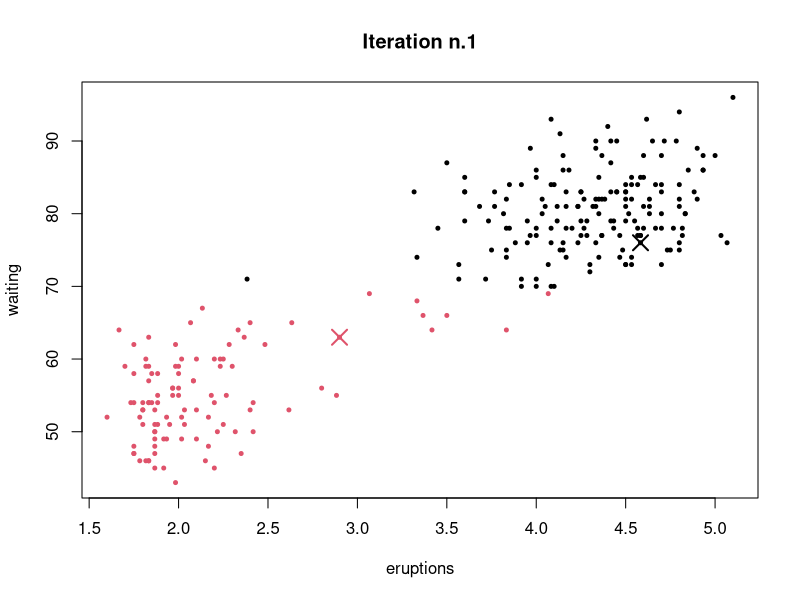
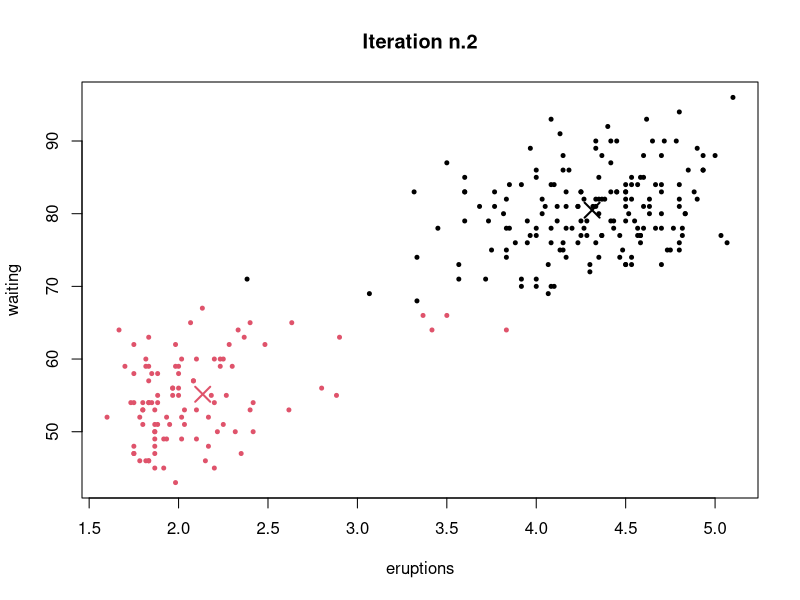
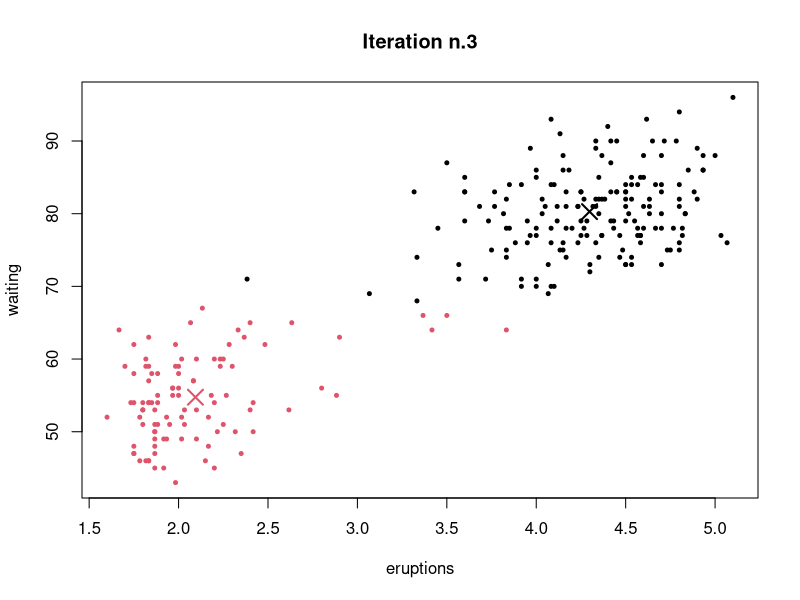
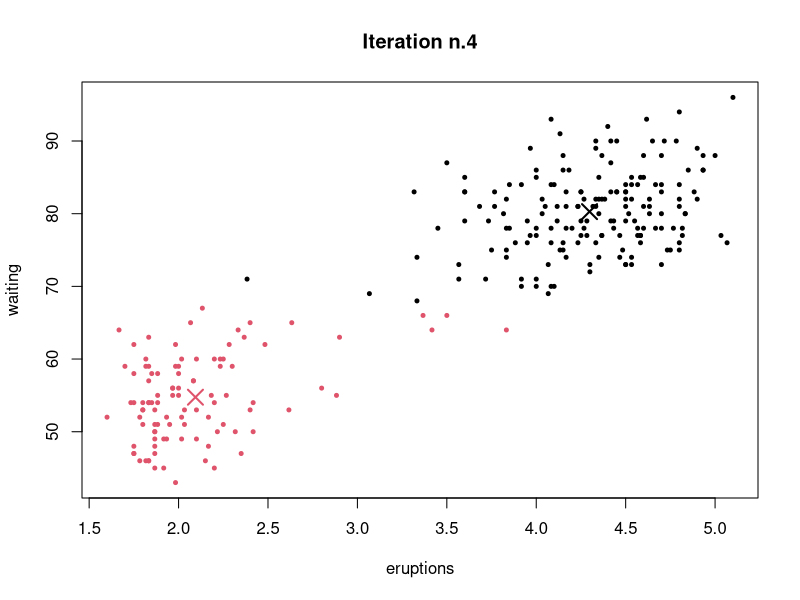
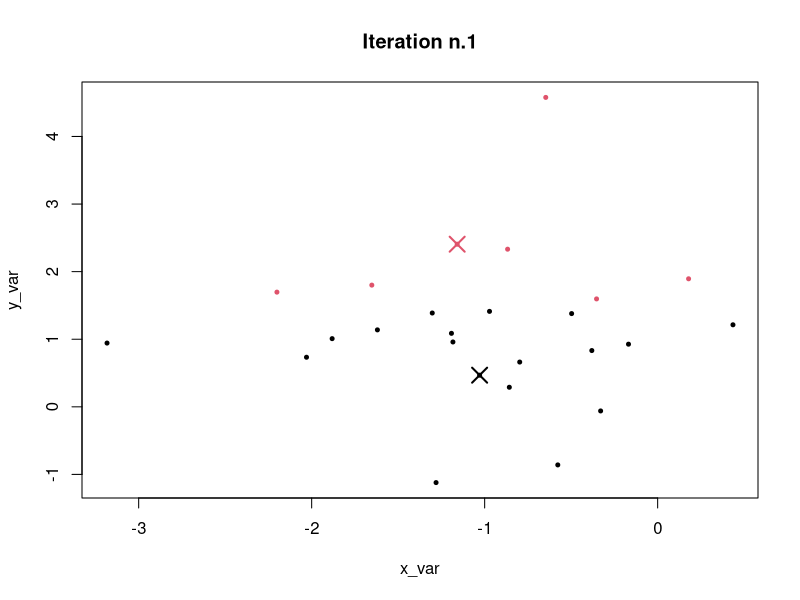
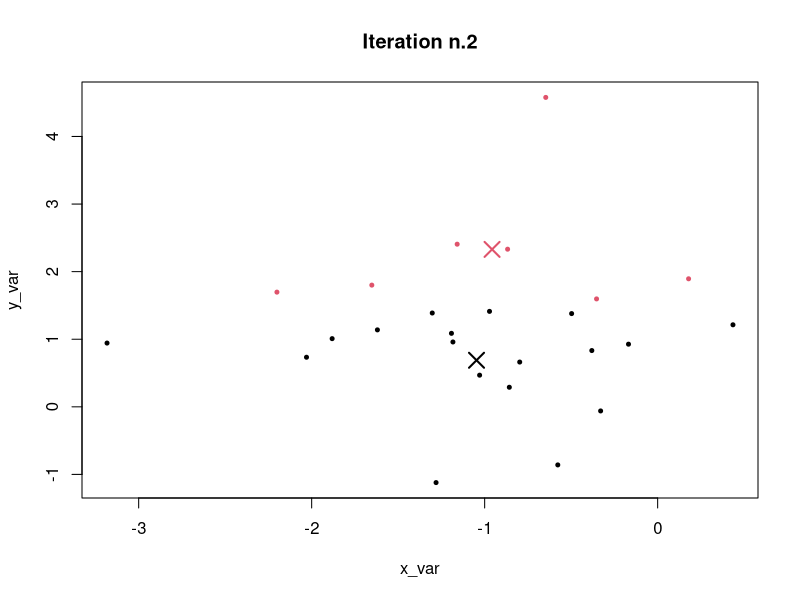
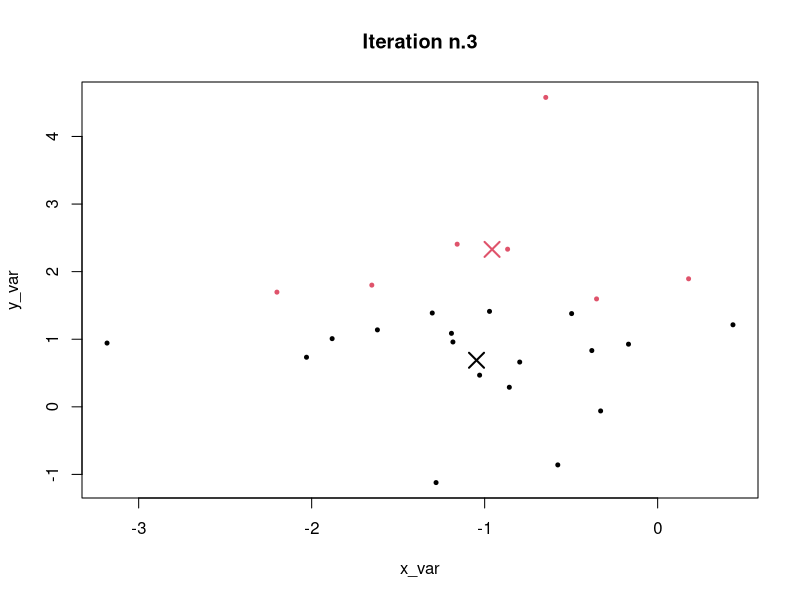
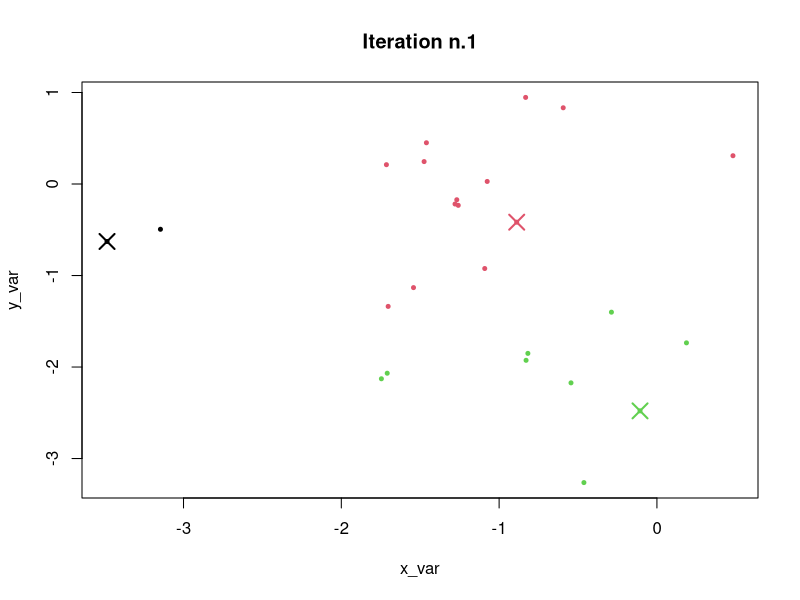

The R source for these figures, in order:
# Vymazanie vsetkych premennych
# rm(list = ls())

k_means <- function(x, k, trace = TRUE, maxiter = 10, change = 0.001){ 
  
  data <- as.data.frame(x)        # ulozenie datovej vstupnej premennej x do premennej data a zabezbecenie aby bola formatu data.frame
  is_duplicated <- TRUE           # inicializacia logickej premenne, aby zbehla prva iteracia vo while-cykle
  
  ### Zabezpecenie, aby centre neboli rovnake
  #  Pouzijeme na to funkciu duplicated, ktora priradi pre kazdy riadok hodnotu FALSE ak presne taky riadok zatial v tabulke nebol. 
  #  T.j. ak sa nachadza vo vystupe aspon jedno TRUE, tak sa v tabulke nachadzaju duplicitne riadky
  
  while(is_duplicated){
    index <- sample(nrow(data), k)                   # vyber zaciatocnych k riadkov (nahodny vyber k riadkov z dat)
    center_points <- data[index,]                    # ulozenie centier do tabulky center_points
    is_duplicated <- any(duplicated(center_points))  # kontrola duplicit: ak tam nebude ziadna duplicita, tak funkcia any() vrati FALSE. Funkcia any() vrati TRUE iba ak aspon jedna hodnota bude vo funkcii TRUE (t.j. aspon jedna duplicita)
    center_points$group <- 1:k                       # ocislovanie k-skupin (pridanie stlpca do tabulky)
  }
  
  
  # Inicializacia premennych 
  iter_number <- 1              
  small_change <- FALSE
  dist_all <- Inf
  
  
  while(small_change == FALSE & iter_number < (maxiter + 1)){ 
    for(i in 1:k){ 
      data$x1 <- center_points[i, 1]
      data$x2 <- center_points[i, 2]
      data[ , paste0("group", i)]   <- sqrt((data[,1]-data$x1)^2 + (data[,2]-data$x2)^2)  # vypocet euklidovskych distancii od vsetkych centier 
    }
  
  data$new_group <- apply(data[,paste0("group", 1:k)], MARGIN = 1, FUN  = which.min)  # urcenie centra, ktory ma najmensiu euklidovsku vzdialenost
  data$min_distance <- apply(data[,paste0("group", 1:k)], MARGIN = 1, FUN  = min)     # urcenie minimalnej vzdialenosti
  
  dist_all_before <- dist_all          # inicializacia suctu vsetkych vzdialenosti
  dist_all <-  sum(data$min_distance)  # vypocet noveho suctu vsetkych vzdialenosti
  
  
  # Vizualizacia
    if(trace){
      plot(data[,1],data[,2], col = data$new_group, pch = 20, cex = 0.8, xlab = colnames(data)[1], ylab = colnames(data)[2], main = paste0("Iteration n.",iter_number))
      points(center_points[,-3],   col = center_points$group, pch = 4,  cex = 2,  lwd = 2)
      Sys.sleep(1.5)  # toto sposobuje spomalenie procesu, aby to potom vyzeralo, ako animacia (pouzivam RStudio)
    }
    
  # Vypocet novych centier (priemerna hodnota suradnic po skupinach)
  center_points <- aggregate(data[, 1:2], list(data$new_group), mean)[,2:3]
  center_points$group <- 1:k   
  
  iter_number <- iter_number + 1     # navysenie poctu iteracii o 1
  small_change <- abs((dist_all_before - dist_all))/dist_all < change  # kontrola podmienky na dalsiu iteraciu
  }
  
  output <- list(iterations = iter_number, centres=center_points, index=data$new_group, distance=data$min_distance, data = data)
  return(output)
}

# Testovanie na datach faithful
k_means(x = faithful, k = 2, trace = TRUE, maxiter = 10, change = 0.001)


samp1 <- data.frame(x_var = rnorm(25, mean = -1, sd = 1), y_var = rnorm(25, mean = 1, sd = 1))
samp2 <- data.frame(x_var = rnorm(25, mean = -1, sd = 1), y_var = rnorm(25, mean = -1, sd = 1))
samp3 <- data.frame(x_var = rnorm(25, mean = 1, sd = 1), y_var = rnorm(25, mean = 1, sd = 1))
samp4 <- data.frame(x_var = rnorm(25, mean = 1, sd = 1), y_var = rnorm(25, mean = -1, sd = 1))

colMeans(samp1)
colMeans(samp2)
colMeans(samp3)
colMeans(samp4)

k_means(samp1, k=2, trace=TRUE, change=0.01)
k_means(samp2, k=3, trace=TRUE, change=10)
k_means(samp3, k=4, trace=TRUE, change=0.00006)


# https://www.springboard.com/blog/data-mining-python-tutorial/


